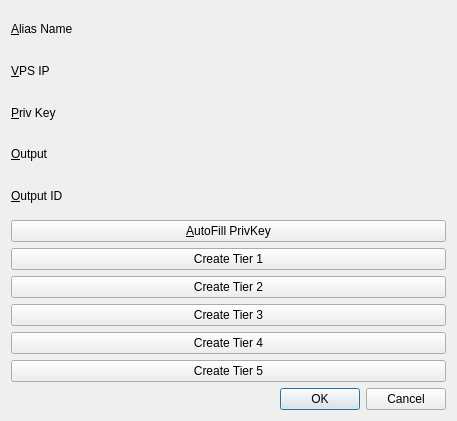
<?xml version="1.0" encoding="UTF-8"?>
<ui version="4.0">
 <class>ConfigureMasternodePage</class>
 <widget class="QDialog" name="ConfigureMasternodePage">
  <property name="geometry">
   <rect>
    <x>0</x>
    <y>0</y>
    <width>457</width>
    <height>421</height>
   </rect>
  </property>
  <property name="windowTitle">
   <string>Edit Address</string>
  </property>
  <layout class="QGridLayout" name="gridLayout">
   <item row="2" column="0">
    <widget class="QPushButton" name="CreateTier1">
     <property name="text">
      <string>Create Tier 1</string>
     </property>
    </widget>
   </item>
   <item row="7" column="0">
    <widget class="QPushButton" name="CreateTier5">
     <property name="text">
      <string>Create Tier 5</string>
     </property>
    </widget>
   </item>
   <item row="0" column="0">
    <layout class="QGridLayout" name="gridLayout_2">
     <item row="2" column="1">
      <widget class="QValidatedLineEdit" name="privKeyEdit" native="true">
       <property name="toolTip">
        <string/>
       </property>
      </widget>
     </item>
     <item row="3" column="1">
      <widget class="QValidatedLineEdit" name="outputEdit" native="true">
       <property name="toolTip">
        <string/>
       </property>
      </widget>
     </item>
     <item row="1" column="0">
      <widget class="QLabel" name="label_2">
       <property name="text">
        <string>&amp;VPS IP</string>
       </property>
       <property name="buddy">
        <cstring>vpsIpEdit</cstring>
       </property>
      </widget>
     </item>
     <item row="0" column="1">
      <widget class="QValidatedLineEdit" name="aliasEdit" native="true">
       <property name="toolTip">
        <string/>
       </property>
      </widget>
     </item>
     <item row="4" column="0">
      <widget class="QLabel" name="label_5">
       <property name="text">
        <string>&amp;Output ID</string>
       </property>
       <property name="buddy">
        <cstring>outputIdEdit</cstring>
       </property>
      </widget>
     </item>
     <item row="4" column="1">
      <widget class="QValidatedLineEdit" name="outputIdEdit" native="true">
       <property name="toolTip">
        <string/>
       </property>
      </widget>
     </item>
     <item row="1" column="1">
      <widget class="QValidatedLineEdit" name="vpsIpEdit" native="true">
       <property name="toolTip">
        <string/>
       </property>
      </widget>
     </item>
     <item row="3" column="0">
      <widget class="QLabel" name="label_4">
       <property name="text">
        <string>&amp;Output</string>
       </property>
       <property name="buddy">
        <cstring>outputEdit</cstring>
       </property>
      </widget>
     </item>
     <item row="2" column="0">
      <widget class="QLabel" name="label_3">
       <property name="text">
        <string>&amp;Priv Key</string>
       </property>
       <property name="buddy">
        <cstring>privKeyEdit</cstring>
       </property>
      </widget>
     </item>
     <item row="0" column="0">
      <widget class="QLabel" name="label">
       <property name="text">
        <string>&amp;Alias Name</string>
       </property>
       <property name="buddy">
        <cstring>aliasEdit</cstring>
       </property>
      </widget>
     </item>
    </layout>
   </item>
   <item row="8" column="0">
    <widget class="QDialogButtonBox" name="buttonBox">
     <property name="orientation">
      <enum>Qt::Horizontal</enum>
     </property>
     <property name="standardButtons">
      <set>QDialogButtonBox::Cancel|QDialogButtonBox::Ok</set>
     </property>
    </widget>
   </item>
   <item row="1" column="0">
    <widget class="QPushButton" name="AutoFillPrivKey">
     <property name="text">
      <string>&amp;AutoFill PrivKey</string>
     </property>
    </widget>
   </item>
   <item row="4" column="0">
    <widget class="QPushButton" name="CreateTier3">
     <property name="text">
      <string>Create Tier 3</string>
     </property>
    </widget>
   </item>
   <item row="6" column="0">
    <widget class="QPushButton" name="CreateTier4">
     <property name="text">
      <string>Create Tier 4</string>
     </property>
    </widget>
   </item>
   <item row="3" column="0">
    <widget class="QPushButton" name="CreateTier2">
     <property name="text">
      <string>Create Tier 2</string>
     </property>
    </widget>
   </item>
  </layout>
 </widget>
 <customwidgets>
  <customwidget>
   <class>QValidatedLineEdit</class>
   <extends>QWidget</extends>
   <header>qvalidatedlineedit.h</header>
  </customwidget>
 </customwidgets>
 <resources>
  <include location="../ysw.qrc"/>
 </resources>
 <connections>
  <connection>
   <sender>buttonBox</sender>
   <signal>accepted()</signal>
   <receiver>ConfigureMasternodePage</receiver>
   <slot>accept()</slot>
   <hints>
    <hint type="sourcelabel">
     <x>20</x>
     <y>20</y>
    </hint>
    <hint type="destinationlabel">
     <x>20</x>
     <y>20</y>
    </hint>
   </hints>
  </connection>
  <connection>
   <sender>buttonBox</sender>
   <signal>rejected()</signal>
   <receiver>ConfigureMasternodePage</receiver>
   <slot>reject()</slot>
   <hints>
    <hint type="sourcelabel">
     <x>20</x>
     <y>20</y>
    </hint>
    <hint type="destinationlabel">
     <x>20</x>
     <y>20</y>
    </hint>
   </hints>
  </connection>
 </connections>
</ui>
